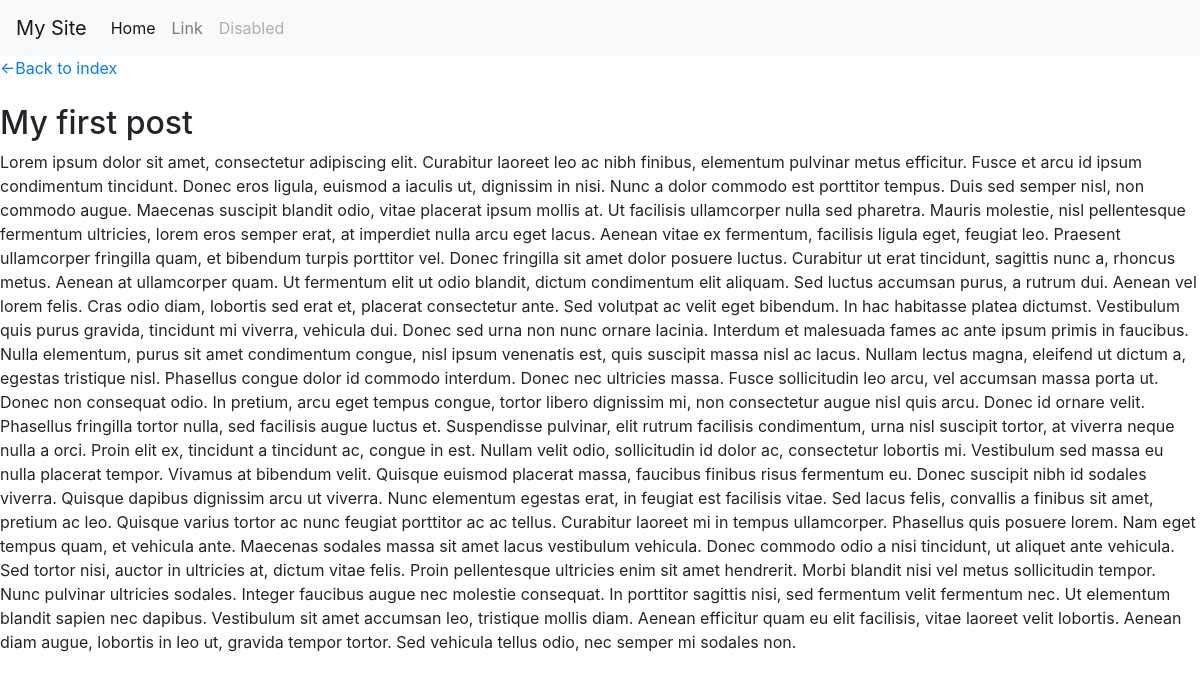
Screenshot of /post/my-first-post/ with the database file from the repository.
### blog/models.py (models this page shows, shortened)
class Post(models.Model):
    title = models.CharField(max_length=255)
    slug = models.SlugField(max_length=255, unique=True)
    summary = models.CharField(max_length=300)
    content = models.TextField()
    published = models.BooleanField(default=True)
    created = models.DateTimeField(auto_now_add=True)
    class Meta:
        ordering = ['-created']

### blog/views.py (the view)
# urls.py: path('post/<slug:slug>/', blog_views.post),
def post(request, slug):
    print(slug)
    return render(request, 'post.html', {
        'post': get_object_or_404(Post, slug=slug)
    })

### blog/templates/post.html (shortened to what this page needs)
{% extends 'base.html' %}
{% block content %}
    <a href="/"> <-Back to index</a><br /><br/>
    <h2>{{ post.title }}</h2>
    <div>
        {{ post.content }}
    </div>
{% endblock %}

### blog/static/css/style.css (style rules this page uses)
body { background:#FFF !important; }

### rows the page displays
Post: title "My first post", content "Lorem ipsum dolor sit amet, consectetur adipiscing elit. Curabitur laoreet leo ac nibh finibus, elementum pulvinar metus efficitur. Fusce et arcu id ipsum condimentum tincidunt. Donec eros ligula, euismod a iaculis ut, dignissim in nisi. Nunc a dolor commodo est porttitor tempus. Duis sed semper nisl, non commodo augue. Maecenas suscipit blandit odio, vitae placerat ipsum mollis at. Ut facilisis ullamcorper nulla sed pharetra. Mauris molestie, nisl pellentesque fermentum ultricies, lorem eros semper erat, at imperdiet nulla arcu eget lacus. Aenean vitae ex fermentum, facilisis ligula eget, feugiat leo. Praesent ullamcorper fringilla quam, et bibendum turpis porttitor vel. Donec fringilla…"
